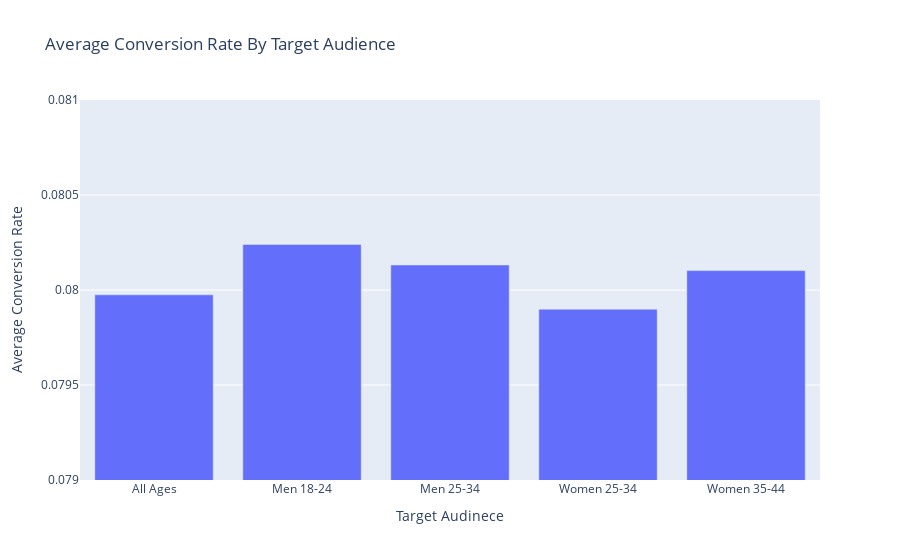

Write notebook code for a chart like this one.
### Code cell
audience_conversion_rate = df.groupby('Target_Audience')['Conversion_Rate'].mean().reset_index()

fig = px.bar(
    audience_conversion_rate,
    x='Target_Audience',
    y='Conversion_Rate',
    title='Average Conversion Rate By Target Audience',
    labels={'Target_Audience': 'Target Audinece', 'Conversion_Rate': 'Average Conversion Rate'}
)

fig.update_yaxes(range=[0.079, 0.081])
fig.show()

### Figure 1 — Plotly figure (JSON) as saved in the notebook; plotly's stock layout.template omitted (floating-point values rounded to 4 significant figures)
{"data": [{"hovertemplate": "Target Audinece=%{x}<br>Average Conversion Rate=%{y}<extra></extra>", "legendgroup": "", "marker": {"color": "#636efa", "pattern": {"shape": ""}}, "name": "", "orientation": "v", "showlegend": false, "textposition": "auto", "type": "bar", "x": ["All Ages", "Men 18-24", "Men 25-34", "Women 25-34", "Women 35-44"], "xaxis": "x", "y": [0.07997, 0.08024, 0.08013, 0.0799, 0.0801], "yaxis": "y"}], "layout": {"barmode": "relative", "legend": {"tracegroupgap": 0}, "title": {"text": "Average Conversion Rate By Target Audience"}, "xaxis": {"anchor": "y", "domain": [0, 1], "title": {"text": "Target Audinece"}}, "yaxis": {"anchor": "x", "domain": [0, 1], "range": [0.079, 0.081], "title": {"text": "Average Conversion Rate"}}}}
